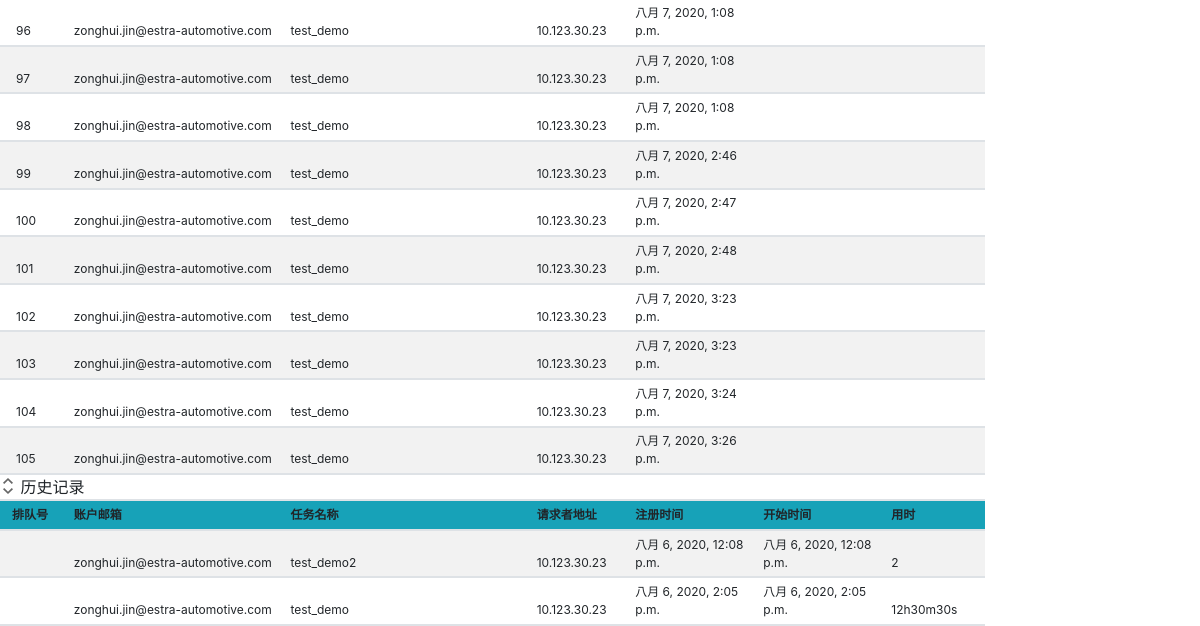
/ (lower part), run on an earlier commit of the app's database.
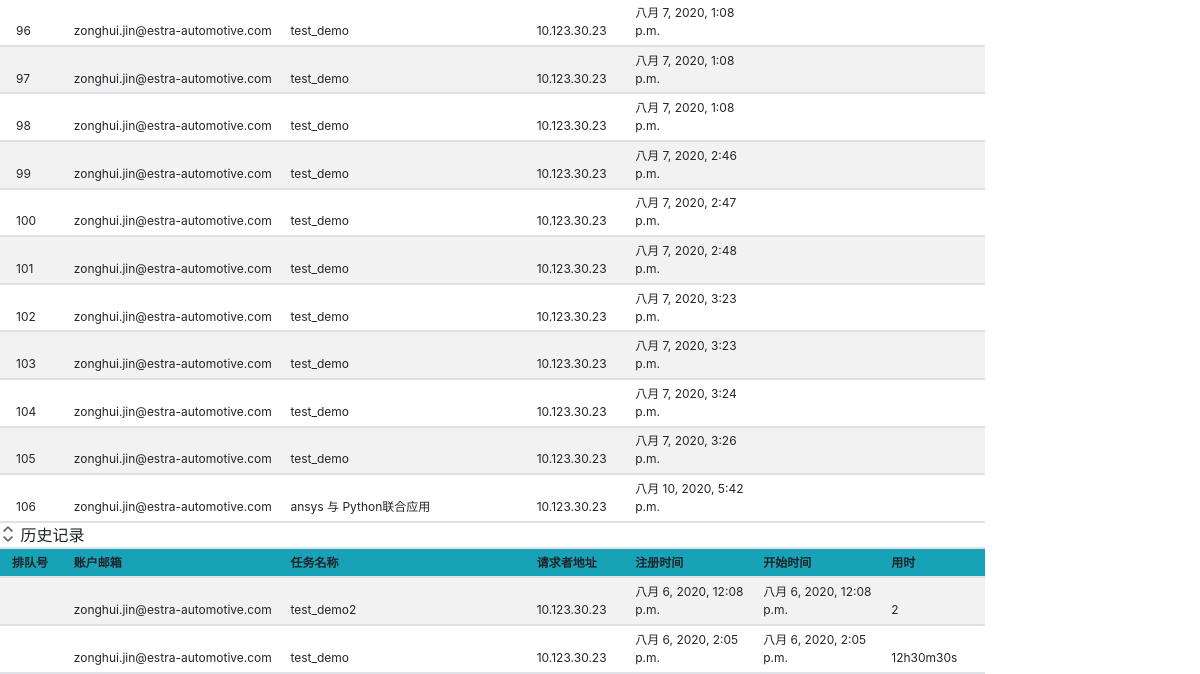
And on a later commit of the database.
### app_queue/models.py (models this page shows, shortened)
class WaitList(models.Model):
    objects = models.Manager()                  # for reminder purpose
    id = models.AutoField('ID', primary_key=True)
    order_id = models.IntegerField('队列ID', unique=True, auto_created=True)
    account_email = models.EmailField('账户邮箱', )
    sender_address = models.CharField('请求者地址', max_length=64)
    mission_name = models.CharField('任务名称', max_length=32)
    mission_data = models.TextField('任务详情', )
    register_time = models.DateTimeField('注册时间', auto_now_add=True)
    class Meta:
        ordering = ["order_id"]
        verbose_name = "等待队列"
        verbose_name_plural = "等待队列"

class HistoryList(models.Model):
    objects = models.Manager()
    id = models.AutoField('ID', primary_key=True)
    account_email = models.EmailField('账户邮箱', )
    sender_address = models.CharField('请求者地址', max_length=64)
    mission_name = models.CharField('任务名称', max_length=32)
    mission_data = models.TextField('任务详情', )
    register_time = models.DateTimeField('注册时间')
    start_time = models.DateTimeField('开始时间')
    used_time = models.CharField('用时', max_length=64)
    class Meta:
        ordering = ["id"]
        verbose_name = "历史记录队列"
        verbose_name_plural = "历史记录队列"

### app_queue/views.py (the view)
# urls.py: path(r'', views.index),
def index(request):
    running_list = models.RunningList.objects.all()
    waiting_list = models.WaitList.objects.all()
    history_list = models.HistoryList.objects.all()
    parameters = {
        'running_list': running_list,
        'waiting_list': waiting_list,
        'history_list': history_list,
    }
    return render(request, 'index.html', parameters)

### app_queue/templates/index.html (shortened to what this page needs)
{% extends 'base.html' %}
{% load static %}
{% block css %}
<link href="{% static 'css/index2.css' %}" rel="stylesheet"/>{% endblock %}
{% block content %}
<div class="block_content_left ">
    <div class="block_table table-hover table-striped table-sm" id="area_3tables">
        <div id="collapse_table2" class="collapse show">
            <table class="" id="table_waiting">
                <tbody>
                {% for mission in waiting_list %}
                <tr>
                    <td class="item1_td">{{mission.order_id}}</td>
                    <td>{{mission.account_email}}</td>
                    <td>{{mission.mission_name}}</td>
                    <td>{{mission.sender_address}}</td>
                    <td>{{mission.register_time}}</td>
                    <td>{{mission.start_time}}</td>
                    <td></td>
                </tr>
                {% endfor %}
                </tbody>
            </table>
        </div>
        <div class="margin_bottom">
            <button class="btn_collapse" type="button" data-toggle="collapse"
                    data-target="#collapse_table3"
                    aria-expanded="false" aria-controls="collapse_table3">
            </button>
            历史记录
        </div>
        <div id="collapse_table3" class="collapse show">
            <table class="" id="table_history">
                <thead class="bg-info">
                <tr>
                    <th class="item1">排队号</th>
                    <th class="item2">账户邮箱</th>
                    <th class="item3">任务名称</th>
                    <th class="item4">请求者地址</th>
                    <th class="item5">注册时间</th>
                    <th class="item6">开始时间</th>
                    <th class="item7">用时</th>
                </tr>
                </thead>
                <tbody>
                {% for mission in history_list %}
                <tr>
                    <td></td>
                    <td>{{mission.account_email}}</td>
                    <td>{{mission.mission_name}}</td>
                    <td>{{mission.sender_address}}</td>
                    <td>{{mission.register_time}}</td>
                    <td>{{mission.start_time}}</td>
                    <td>{{mission.used_time}}</td>
                </tr>
                {% endfor %}
                </tbody>
            </table>
        </div>
    </div>
</div>
{% endblock content %}

What changed in the data, as far as the page shows it:
added WaitList: order_id "106", account_email "zonghui.jin@estra-automotive.com", mission_name "ansys 与 Python联合应用", sender_address "10.123.30.23", register_time "八月 10, 2020, 5:42 p.m."
